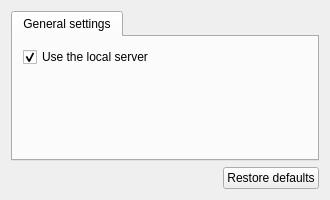
<?xml version="1.0" encoding="UTF-8"?>
<ui version="4.0">
 <class>DockerPreferencesPageWidget</class>
 <widget class="QWidget" name="DockerPreferencesPageWidget">
  <property name="geometry">
   <rect>
    <x>0</x>
    <y>0</y>
    <width>330</width>
    <height>200</height>
   </rect>
  </property>
  <property name="windowTitle">
   <string>Docker</string>
  </property>
  <layout class="QVBoxLayout" name="verticalLayout">
   <item>
    <widget class="QTabWidget" name="uiTabWidget">
     <property name="contextMenuPolicy">
      <enum>Qt::CustomContextMenu</enum>
     </property>
     <property name="currentIndex">
      <number>0</number>
     </property>
     <widget class="QWidget" name="uiServerSettingsTabWidget">
      <attribute name="title">
       <string>General settings</string>
      </attribute>
      <layout class="QVBoxLayout" name="verticalLayout_2">
       <property name="margin">
        <number>10</number>
       </property>
       <item>
        <widget class="QCheckBox" name="uiUseLocalServercheckBox">
         <property name="text">
          <string>Use the local server</string>
         </property>
         <property name="checked">
          <bool>true</bool>
         </property>
        </widget>
       </item>
       <item>
        <spacer name="verticalSpacer">
         <property name="orientation">
          <enum>Qt::Vertical</enum>
         </property>
         <property name="sizeHint" stdset="0">
          <size>
           <width>20</width>
           <height>5</height>
          </size>
         </property>
        </spacer>
       </item>
      </layout>
     </widget>
    </widget>
   </item>
   <item>
    <layout class="QHBoxLayout" name="horizontalLayout_2">
     <item>
      <spacer name="horizontalSpacer">
       <property name="orientation">
        <enum>Qt::Horizontal</enum>
       </property>
       <property name="sizeHint" stdset="0">
        <size>
         <width>254</width>
         <height>20</height>
        </size>
       </property>
      </spacer>
     </item>
     <item>
      <widget class="QPushButton" name="uiRestoreDefaultsPushButton">
       <property name="text">
        <string>Restore defaults</string>
       </property>
      </widget>
     </item>
    </layout>
   </item>
  </layout>
 </widget>
 <resources/>
 <connections/>
 <designerdata>
  <property name="gridDeltaX">
   <number>10</number>
  </property>
  <property name="gridDeltaY">
   <number>10</number>
  </property>
  <property name="gridSnapX">
   <bool>true</bool>
  </property>
  <property name="gridSnapY">
   <bool>true</bool>
  </property>
  <property name="gridVisible">
   <bool>true</bool>
  </property>
 </designerdata>
</ui>
